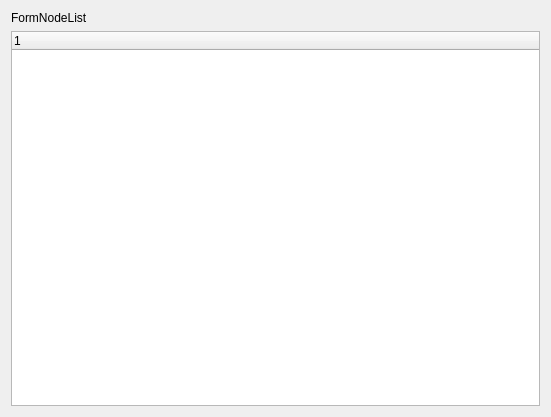
<?xml version="1.0" encoding="UTF-8"?>
<ui version="4.0">
 <class>FormNodeList</class>
 <widget class="QWidget" name="FormNodeList">
  <property name="geometry">
   <rect>
    <x>0</x>
    <y>0</y>
    <width>551</width>
    <height>417</height>
   </rect>
  </property>
  <property name="windowTitle">
   <string>Nodes</string>
  </property>
  <layout class="QVBoxLayout" name="verticalLayout">
   <item>
    <widget class="QLabel" name="label">
     <property name="text">
      <string>FormNodeList</string>
     </property>
    </widget>
   </item>
   <item>
    <widget class="NodeList" name="treeWidget">
     <property name="columnCount">
      <number>1</number>
     </property>
     <column>
      <property name="text">
       <string notr="true">1</string>
      </property>
     </column>
    </widget>
   </item>
  </layout>
 </widget>
 <customwidgets>
  <customwidget>
   <class>NodeList</class>
   <extends>QTreeWidget</extends>
   <header>NodeList/nodelist.h</header>
  </customwidget>
 </customwidgets>
 <resources/>
 <connections/>
</ui>
